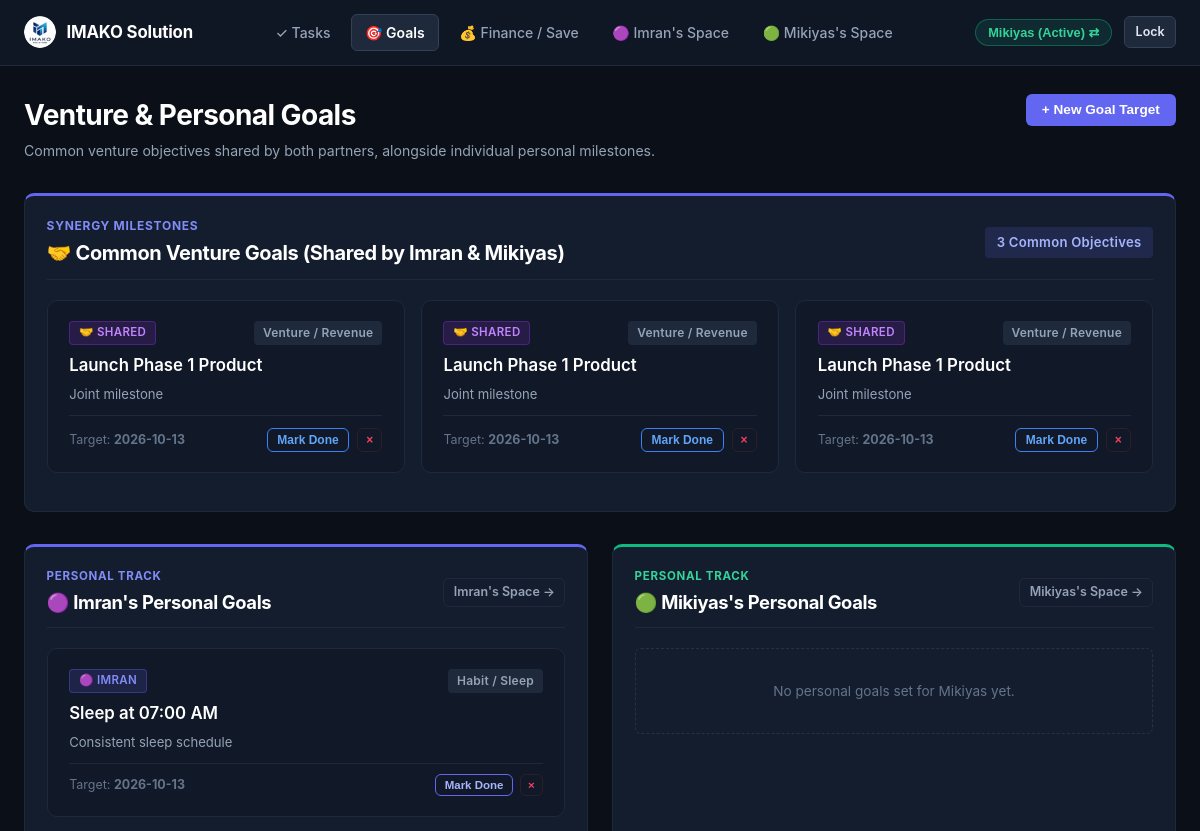
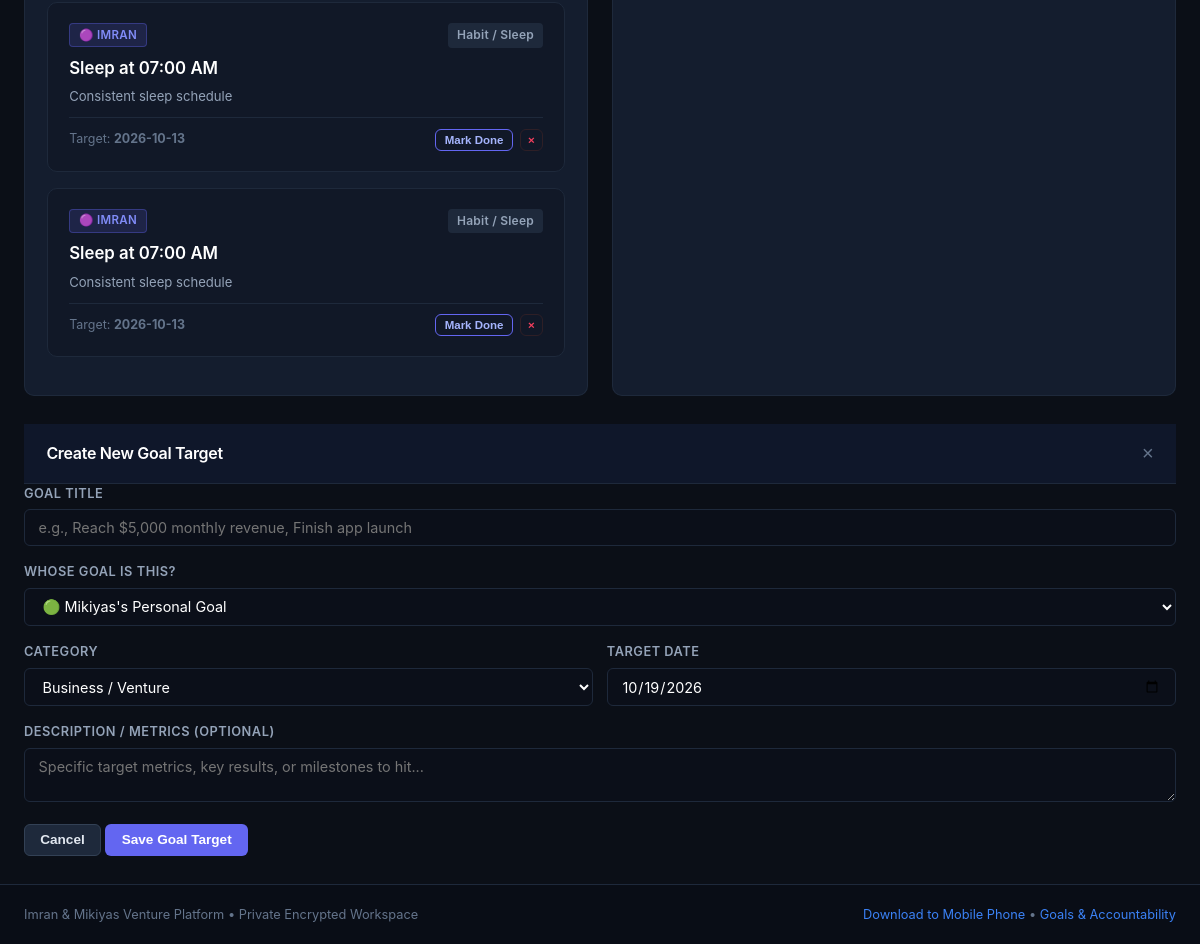
The page /goals (signed in) on the database its author committed (2 pictures, top to bottom).
### tables this page shows
CREATE TABLE goals (
        id INTEGER PRIMARY KEY AUTOINCREMENT,
        goal_type TEXT NOT NULL CHECK(goal_type IN ('shared', 'imran', 'mikiyas')),
        title TEXT NOT NULL,
        description TEXT,
        target_time TEXT,
        target_date TEXT,
        category TEXT DEFAULT 'General',
        is_completed INTEGER NOT NULL DEFAULT 0,
        proof_image TEXT,
        proof_text TEXT,
        ai_verified INTEGER NOT NULL DEFAULT 0,
        ai_status TEXT NOT NULL DEFAULT 'Unverified',
        ai_feedback TEXT,
        reminder_enabled INTEGER NOT NULL DEFAULT 1,
        created_at TIMESTAMP DEFAULT CURRENT_TIMESTAMP
    , progress_pct INTEGER NOT NULL DEFAULT 0);

CREATE TABLE users (
        id TEXT PRIMARY KEY,
        name TEXT NOT NULL,
        pin_hash TEXT NOT NULL,
        default_consequence TEXT NOT NULL DEFAULT '',
        savings_goal_name TEXT NOT NULL DEFAULT 'Capital Growth Fund',
        savings_goal_target REAL NOT NULL DEFAULT 0.0,
        currency TEXT NOT NULL DEFAULT '$'
    );

### app.py (the view)
@app.route("/goals")
def goals_view():
    viewer_id = session.get("logged_in_user", "imran")
    conn = get_db_connection()
    categorized = get_all_categorized_goals(conn)
    conn.close()
    return render_template(
        "goals.html",
        active_page="goals",
        shared_goals=categorized["shared"],
        imran_goals=categorized["imran"],
        mikiyas_goals=categorized["mikiyas"],
        viewer_id=viewer_id
    )

### templates/goals.html (shortened to what this page needs)
{% extends "base.html" %}
{% block content %}
<div style="margin-bottom: 2rem; display:flex; justify-content:space-between; align-items:flex-start; flex-wrap:wrap; gap:1rem;">
  <div>
    <h1 style="font-size:1.75rem; font-weight:700;">Venture &amp; Personal Goals</h1>
    <p style="font-size:0.88rem; color:var(--text-muted); margin-top:0.25rem;">
      Common venture objectives shared by both partners, alongside individual personal milestones.
    </p>
  </div>
  <button class="btn btn-primary" data-open-modal="addGoalModal">
    + New Goal Target
  </button>
</div>
<div class="card" style="margin-bottom: 2rem; border-top: 3px solid #6366f1;">
  <div class="card-header" style="margin-bottom: 1.25rem;">
    <div>
      <div style="font-size:0.75rem; font-weight:700; text-transform:uppercase; letter-spacing:0.06em; color:#818cf8; margin-bottom:0.2rem;">
        Synergy Milestones
      </div>
      <h2 style="font-size:1.25rem; font-weight:700; color:#ffffff;">
        🤝 Common Venture Goals (Shared by Imran &amp; Mikiyas)
      </h2>
    </div>
    <span class="badge" style="background:rgba(99, 102, 241, 0.15); color:#a5b4fc; font-size:0.82rem; padding:0.35rem 0.75rem;">
      {{ shared_goals|length }} Common Objectives
    </span>
  </div>
  {% if shared_goals %}
    <div style="display:grid; grid-template-columns: repeat(auto-fill, minmax(320px, 1fr)); gap:1rem;">
      {% for goal in shared_goals %}
        <div class="goal-tile {% if goal.is_completed %}completed{% endif %}">
          <div class="goal-tile-header">
            <span class="badge-assignee shared">🤝 Shared</span>
            <span class="badge" style="background:#1e293b; color:#94a3b8; font-size:0.75rem;">{{ goal.category }}</span>
          </div>
          <div class="goal-tile-title" style="margin-bottom:0.4rem; {% if goal.is_completed %}text-decoration:line-through; color:#64748b;{% endif %}">
            {{ goal.title }}
          </div>
          {% if goal.description %}
            <p style="font-size:0.82rem; color:var(--text-muted); margin-bottom:0.75rem; line-height:1.4;">
              {{ goal.description }}
            </p>
          {% endif %}
          <div style="display:flex; justify-content:space-between; align-items:center; font-size:0.78rem; color:var(--text-subtle); margin-top:0.75rem; padding-top:0.75rem; border-top:1px solid #1e293b;">
            <span>Target: <strong>{{ goal.target_date or 'No deadline' }}</strong></span>
            <div style="display:flex; align-items:center; gap:0.5rem;">
              <form action="{{ url_for('toggle_goal_status', goal_id=goal.id) }}" method="POST" style="margin:0;">
                <button type="submit" class="btn btn-outline btn-sm" style="padding:0.25rem 0.6rem; font-size:0.75rem; border-color:{% if goal.is_completed %}#10b981{% else %}#3b82f6{% endif %}; color:{% if goal.is_completed %}#34d399{% else %}#60a5fa{% endif %};">
                  {% if goal.is_completed %}✓ Done{% else %}Mark Done{% endif %}
                </button>
              </form>
              <form action="{{ url_for('delete_goal', goal_id=goal.id) }}" method="POST" style="margin:0;">
                <button type="submit" class="btn btn-outline btn-sm delete-confirm-btn" data-confirm-msg="Remove this goal?" style="padding:0.25rem 0.5rem; font-size:0.75rem; border-color:#2e1f26; color:#f43f5e;">
                  &times;
                </button>
              </form>
            </div>
          </div>
        </div>
      {% endfor %}
    </div>
  {% else %}
    <div style="padding:2.5rem 1rem; text-align:center; color:var(--text-muted); border:1px dashed #243147; border-radius:var(--radius-sm); font-size:0.88rem;">
      No shared common goals recorded yet. Click "+ New Goal Target" and select "Shared (Both of Us)".
    </div>
  {% endif %}
</div>
<div class="grid-2">
  <div class="card" style="border-top: 3px solid #6366f1;">
    <div class="card-header" style="margin-bottom: 1.25rem;">
      <div>
        <div style="font-size:0.72rem; font-weight:700; text-transform:uppercase; letter-spacing:0.06em; color:#818cf8; margin-bottom:0.2rem;">
          Personal Track
        </div>
        <h3 style="font-size:1.15rem; font-weight:700; color:#ffffff;">
          🟣 Imran's Personal Goals
        </h3>
      </div>
      <a href="/partner/imran" class="btn btn-outline btn-sm" style="font-size:0.78rem;">Imran's Space →</a>
    </div>
    {% if imran_goals %}
      {% for goal in imran_goals %}
        <div class="goal-tile {% if goal.is_completed %}completed{% endif %}">
          <div class="goal-tile-header">
            <span class="badge-assignee imran">🟣 Imran</span>
            <span class="badge" style="background:#1e293b; color:#94a3b8; font-size:0.75rem;">{{ goal.category }}</span>
          </div>
          <div class="goal-tile-title" style="margin-bottom:0.4rem; {% if goal.is_completed %}text-decoration:line-through; color:#64748b;{% endif %}">
            {{ goal.title }}
          </div>
          {% if goal.description %}
            <p style="font-size:0.82rem; color:var(--text-muted); margin-bottom:0.65rem;">
              {{ goal.description }}
            </p>
          {% endif %}
          <div style="display:flex; justify-content:space-between; align-items:center; font-size:0.78rem; color:var(--text-subtle); margin-top:0.65rem; padding-top:0.65rem; border-top:1px solid #1e293b;">
            <span>Target: <strong>{{ goal.target_date or 'Ongoing' }}</strong></span>
            <div style="display:flex; align-items:center; gap:0.4rem;">
              <form action="{{ url_for('toggle_goal_status', goal_id=goal.id) }}" method="POST" style="margin:0;">
                <button type="submit" class="btn btn-outline btn-sm" style="padding:0.25rem 0.55rem; font-size:0.72rem; border-color:{% if goal.is_completed %}#10b981{% else %}#6366f1{% endif %}; color:{% if goal.is_completed %}#34d399{% else %}#a5b4fc{% endif %};">
                  {% if goal.is_completed %}✓ Done{% else %}Mark Done{% endif %}
                </button>
              </form>
              <form action="{{ url_for('delete_goal', goal_id=goal.id) }}" method="POST" style="margin:0;">
                <button type="submit" class="btn btn-outline btn-sm delete-confirm-btn" data-confirm-msg="Remove this goal?" style="padding:0.25rem 0.45rem; font-size:0.72rem; border-color:#2e1f26; color:#f43f5e;">
                  &times;
                </button>
              </form>
            </div>
          </div>
        </div>
      {% endfor %}
    {% else %}
      <div style="padding:2rem 1rem; text-align:center; color:var(--text-subtle); border:1px dashed #243147; border-radius:var(--radius-sm); font-size:0.85rem;">
        No personal goals set for Imran yet.
      </div>
    {% endif %}
  </div>
  <div class="card" style="border-top: 3px solid #10b981;">
    <div class="card-header" style="margin-bottom: 1.25rem;">
      <div>
        <div style="font-size:0.72rem; font-weight:700; text-transform:uppercase; letter-spacing:0.06em; color:#34d399; margin-bottom:0.2rem;">
          Personal Track
        </div>
        <h3 style="font-size:1.15rem; font-weight:700; color:#ffffff;">
          🟢 Mikiyas's Personal Goals
        </h3>
      </div>
      <a href="/partner/mikiyas" class="btn btn-outline btn-sm" style="font-size:0.78rem;">Mikiyas's Space →</a>
    </div>
    {% if mikiyas_goals %}
      {% for goal in mikiyas_goals %}
        <div class="goal-tile {% if goal.is_completed %}completed{% endif %}">
          <div class="goal-tile-header">
            <span class="badge-assignee mikiyas">🟢 Mikiyas</span>
            <span class="badge" style="background:#1e293b; color:#94a3b8; font-size:0.75rem;">{{ goal.category }}</span>
          </div>
          <div class="goal-tile-title" style="margin-bottom:0.4rem; {% if goal.is_completed %}text-decoration:line-through; color:#64748b;{% endif %}">
            {{ goal.title }}
          </div>
          {% if goal.description %}
            <p style="font-size:0.82rem; color:var(--text-muted); margin-bottom:0.65rem;">
              {{ goal.description }}
            </p>
          {% endif %}
          <div style="display:flex; justify-content:space-between; align-items:center; font-size:0.78rem; color:var(--text-subtle); margin-top:0.65rem; padding-top:0.65rem; border-top:1px solid #1e293b;">
            <span>Target: <strong>{{ goal.target_date or 'Ongoing' }}</strong></span>
            <div style="display:flex; align-items:center; gap:0.4rem;">
              <form action="{{ url_for('toggle_goal_status', goal_id=goal.id) }}" method="POST" style="margin:0;">
                <button type="submit" class="btn btn-outline btn-sm" style="padding:0.25rem 0.55rem; font-size:0.72rem; border-color:{% if goal.is_completed %}#10b981{% else %}#10b981{% endif %}; color:{% if goal.is_completed %}#34d399{% else %}#6ee7b7{% endif %};">
                  {% if goal.is_completed %}✓ Done{% else %}Mark Done{% endif %}
                </button>
              </form>
              <form action="{{ url_for('delete_goal', goal_id=goal.id) }}" method="POST" style="margin:0;">
                <button type="submit" class="btn btn-outline btn-sm delete-confirm-btn" data-confirm-msg="Remove this goal?" style="padding:0.25rem 0.45rem; font-size:0.72rem; border-color:#2e1f26; color:#f43f5e;">
                  &times;
                </button>
              </form>
            </div>
          </div>
        </div>
      {% endfor %}
    {% else %}
      <div style="padding:2rem 1rem; text-align:center; color:var(--text-subtle); border:1px dashed #243147; border-radius:var(--radius-sm); font-size:0.85rem;">
        No personal goals set for Mikiyas yet.
      </div>
    {% endif %}
  </div>
</div>
<div id="addGoalModal" class="modal-backdrop">
  <div class="modal-card">
    <div class="modal-header">
      <h3 class="modal-title">Create New Goal Target</h3>
      <button class="modal-close" data-close-modal="addGoalModal">&times;</button>
    </div>
    <form action="{{ url_for('add_goal') }}" method="POST">
      <div class="form-group">
        <label class="form-label" for="goal_title">Goal Title</label>
        <input type="text" id="goal_title" name="title" class="form-input" placeholder="e.g., Reach $5,000 monthly revenue, Finish app launch" required autofocus>
      </div>
      <div class="form-group">
        <label class="form-label" for="goal_type">Whose Goal Is This?</label>
        <select id="goal_type" name="goal_type" class="form-select" required>
          <option value="mikiyas" {% if current_user and current_user.id == 'mikiyas' %}selected{% endif %}>🟢 Mikiyas's Personal Goal</option>
        </select>
      </div>
      <div class="form-row">
        <div class="form-group">
          <label class="form-label" for="goal_category">Category</label>
          <select id="goal_category" name="category" class="form-select">
            <option value="Business">Business / Venture</option>
          </select>
        </div>
        <div class="form-group">
          <label class="form-label" for="goal_target_date">Target Date</label>
          <input type="date" id="goal_target_date" name="target_date" class="form-input" value="{{ today_str }}">
        </div>
      </div>
      <div class="form-group">
        <label class="form-label" for="goal_desc">Description / Metrics (Optional)</label>
        <textarea id="goal_desc" name="description" class="form-input" rows="2" placeholder="Specific target metrics, key results, or milestones to hit..."></textarea>
      </div>
      <div class="modal-actions">
        <button type="button" class="btn btn-secondary" data-close-modal="addGoalModal">Cancel</button>
        <button type="submit" class="btn btn-primary">Save Goal Target</button>
      </div>
    </form>
  </div>
</div>
{% endblock %}

### rows shown on the page
goals: category "Venture / Revenue", title "Launch Phase 1 Product", description "Joint milestone", target_date "2026-10-13", is_completed "Mark Done"
goals: category "Venture / Revenue", title "Launch Phase 1 Product", description "Joint milestone", target_date "2026-10-13", is_completed "Mark Done"
goals: category "Venture / Revenue", title "Launch Phase 1 Product", description "Joint milestone", target_date "2026-10-13", is_completed "Mark Done"
goals: category "Habit / Sleep", title "Sleep at 07:00 AM", description "Consistent sleep schedule", target_date "2026-10-13", is_completed "Mark Done"
goals: category "Habit / Sleep", title "Sleep at 07:00 AM", description "Consistent sleep schedule", target_date "2026-10-13", is_completed "Mark Done"
goals: category "Habit / Sleep", title "Sleep at 07:00 AM", description "Consistent sleep schedule", target_date "2026-10-13", is_completed "Mark Done"
users: goal_type "🟢 Mikiyas's Personal Goal"

### other values the page prints
{{ shared_goals|length }} "3"
